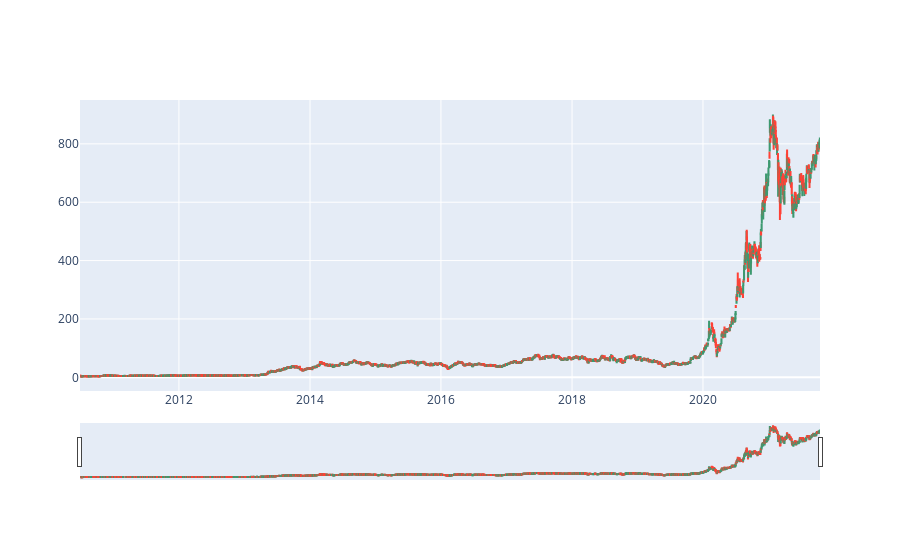

The notebook cell this image was saved under:
### Code cell
# Candlestick chart of 2010-2021
trace = go.Candlestick(x=data.index,
                open=data.Open,
                high=data.High,
                low=data.Low,
                close=data.Close)
df = [trace]
iplot(df, filename='simple_candlestick')

### Figure 1 — Plotly figure (JSON) as saved in the notebook; plotly's stock layout.template omitted (floating-point values rounded to 4 significant figures; data arrays with more than 128 entries replaced by an {"elided": "..."} marker saying what was removed)
{"data": [{"close": {"elided": "2845 float values"}, "high": {"elided": "2845 float values"}, "low": {"elided": "2845 float values"}, "open": {"elided": "2845 float values"}, "type": "candlestick", "x": {"elided": "2845 str values"}}], "layout": {}}
